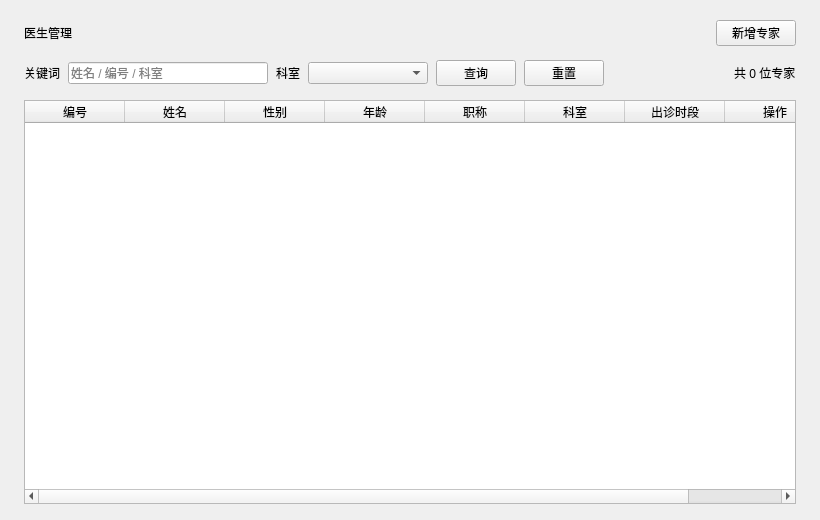
<?xml version="1.0" encoding="UTF-8"?>
<ui version="4.0">
    <class>DoctorsPage</class>
    <widget class="QWidget" name="DoctorsPage">
        <property name="geometry">
            <rect>
                <x>0</x>
                <y>0</y>
                <width>820</width>
                <height>520</height>
            </rect>
        </property>
        <layout class="QVBoxLayout" name="rootLayout">
            <property name="spacing">
                <number>14</number>
            </property>
            <property name="leftMargin">
                <number>24</number>
            </property>
            <property name="topMargin">
                <number>20</number>
            </property>
            <property name="rightMargin">
                <number>24</number>
            </property>
            <property name="bottomMargin">
                <number>16</number>
            </property>
            <item>
                <layout class="QHBoxLayout" name="headerRow">
                    <item>
                        <widget class="QLabel" name="pageTitle">
                            <property name="text">
                                <string>医生管理</string>
                            </property>
                        </widget>
                    </item>
                    <item>
                        <spacer name="headerSpacer">
                            <property name="orientation">
                                <enum>Qt::Horizontal</enum>
                            </property>
                            <property name="sizeHint" stdset="0">
                                <size>
                                    <width>40</width>
                                    <height>20</height>
                                </size>
                            </property>
                        </spacer>
                    </item>
                    <item>
                        <widget class="QPushButton" name="btnAdd">
                            <property name="text">
                                <string>新增专家</string>
                            </property>
                        </widget>
                    </item>
                </layout>
            </item>
            <item>
                <layout class="QHBoxLayout" name="toolRow">
                    <property name="spacing">
                        <number>8</number>
                    </property>
                    <item>
                        <widget class="QLabel" name="lblSearch">
                            <property name="text">
                                <string>关键词</string>
                            </property>
                        </widget>
                    </item>
                    <item>
                        <widget class="QLineEdit" name="edtSearch">
                            <property name="minimumSize">
                                <size>
                                    <width>200</width>
                                    <height>0</height>
                                </size>
                            </property>
                            <property name="placeholderText">
                                <string>姓名 / 编号 / 科室</string>
                            </property>
                            <property name="clearButtonEnabled">
                                <bool>true</bool>
                            </property>
                        </widget>
                    </item>
                    <item>
                        <widget class="QLabel" name="lblDept">
                            <property name="text">
                                <string>科室</string>
                            </property>
                        </widget>
                    </item>
                    <item>
                        <widget class="QComboBox" name="cmbDept">
                            <property name="minimumSize">
                                <size>
                                    <width>120</width>
                                    <height>0</height>
                                </size>
                            </property>
                        </widget>
                    </item>
                    <item>
                        <widget class="QPushButton" name="btnSearch">
                            <property name="text">
                                <string>查询</string>
                            </property>
                        </widget>
                    </item>
                    <item>
                        <widget class="QPushButton" name="btnReset">
                            <property name="text">
                                <string>重置</string>
                            </property>
                        </widget>
                    </item>
                    <item>
                        <spacer name="toolSpacer">
                            <property name="orientation">
                                <enum>Qt::Horizontal</enum>
                            </property>
                            <property name="sizeHint" stdset="0">
                                <size>
                                    <width>40</width>
                                    <height>20</height>
                                </size>
                            </property>
                        </spacer>
                    </item>
                    <item>
                        <widget class="QLabel" name="lblCount">
                            <property name="text">
                                <string>共 0 位专家</string>
                            </property>
                            <property name="weak" stdset="0">
                                <bool>true</bool>
                            </property>
                        </widget>
                    </item>
                </layout>
            </item>
            <item>
                <widget class="QTableWidget" name="tblDoctors">
                    <property name="editTriggers">
                        <set>QAbstractItemView::NoEditTriggers</set>
                    </property>
                    <property name="alternatingRowColors">
                        <bool>true</bool>
                    </property>
                    <property name="selectionBehavior">
                        <enum>QAbstractItemView::SelectRows</enum>
                    </property>
                    <property name="columnCount">
                        <number>8</number>
                    </property>
                    <column>
                        <property name="text">
                            <string>编号</string>
                        </property>
                    </column>
                    <column>
                        <property name="text">
                            <string>姓名</string>
                        </property>
                    </column>
                    <column>
                        <property name="text">
                            <string>性别</string>
                        </property>
                    </column>
                    <column>
                        <property name="text">
                            <string>年龄</string>
                        </property>
                    </column>
                    <column>
                        <property name="text">
                            <string>职称</string>
                        </property>
                    </column>
                    <column>
                        <property name="text">
                            <string>科室</string>
                        </property>
                    </column>
                    <column>
                        <property name="text">
                            <string>出诊时段</string>
                        </property>
                    </column>
                    <column>
                        <property name="text">
                            <string>操作</string>
                        </property>
                    </column>
                </widget>
            </item>
        </layout>
    </widget>
    <resources/>
    <connections/>
</ui>
